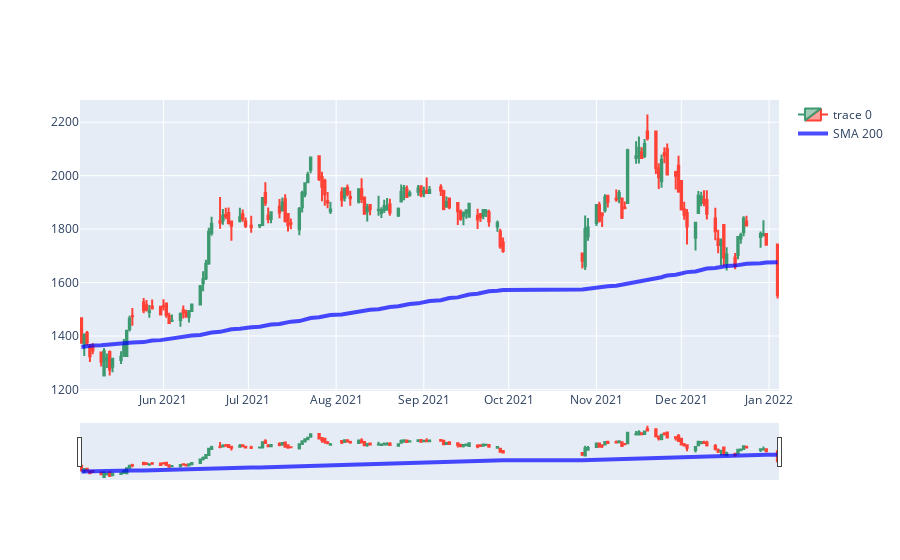

The cell this chart's notebook holds for it:
### Code cell
fig = go.Figure(data=[go.Candlestick(x=df_t['Date'],
                open=df_t['Open'],
                high=df_t['High'],
                low=df_t['Low'],
                close=df_t['Close'])
                ])

fig.add_trace(go.Scatter(x=df_t['Date'], 
                         y=df_t['SMA200'], 
                         opacity=0.7, 
                         line=dict(color='blue', width=4), 
                         name='SMA 200'))


fig.show()

### Figure 1 — Plotly figure (JSON) as saved in the notebook; plotly's stock layout.template omitted (floating-point values rounded to 4 significant figures; data arrays with more than 128 entries replaced by an {"elided": "..."} marker saying what was removed)
{"data": [{"close": {"elided": "151 float values"}, "high": {"elided": "151 float values"}, "low": {"elided": "151 float values"}, "open": {"elided": "151 float values"}, "type": "candlestick", "x": {"elided": "151 str values"}}, {"line": {"color": "blue", "width": 4}, "name": "SMA 200", "opacity": 0.7, "type": "scatter", "x": {"elided": "151 str values"}, "y": {"elided": "151 float values"}}], "layout": {}}
